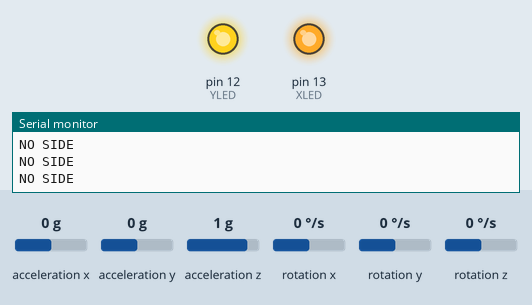
Recording of a sketch running on a simulated Arduino Uno, built with avr-gcc and run on an emulated ATmega328P. Parts: output pins drawn as LEDs (lit = HIGH), the last lines printed to the serial monitor. Inputs (shaded band) come from the test bench; at power-on: acceleration x 0 g, acceleration y 0 g, acceleration z 1 g, rotation x 0 °/s, rotation y 0 °/s, rotation z 0 °/s.

Above: at 1.2 s.
1.3 s: acceleration x set to -0.4 g
4.3 s: acceleration x set to -0.7 g
At 4.7 s:
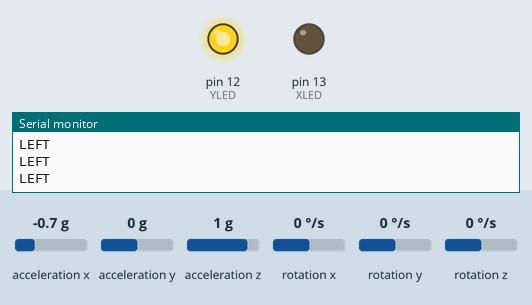
Timing chart, 0 to 7.3 s (numbered marks = the images above; inputs shaded):
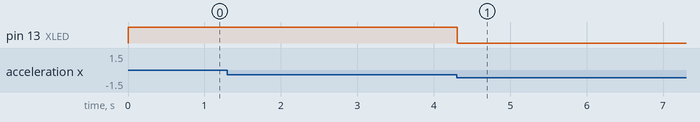

The sketch:

MPU6050__X_Y__Best_code.ino
```cpp
#include <MPU6050_tockn.h>
#include <Wire.h>
#define XLED 13
#define YLED 12
MPU6050 mpu6050(Wire);

long timer = 0;

void setup() {

  pinMode(XLED, OUTPUT);
  pinMode(YLED, OUTPUT);

  digitalWrite(XLED, HIGH);
  digitalWrite(YLED, HIGH);

  Serial.begin(9600);
  Wire.begin();
  mpu6050.begin();

}

void loop() {
  mpu6050.update();

  //Serial.print("accX : ");Serial.print(mpu6050.getAccX());
  //Serial.print("\taccY : ");Serial.println(mpu6050.getAccY());
  //Serial.print("\taccZ : ");Serial.println(mpu6050.getAccZ());

  if (mpu6050.getAccX() >= 0.70) {      //RIGHT
    digitalWrite(XLED, HIGH);
    Serial.println("RIGHT");
  }
  else if (mpu6050.getAccX() <= -0.60) {     //LEFT
    digitalWrite(XLED, LOW);
    Serial.println("LEFT");
  }
  else if (mpu6050.getAccY() <= -0.60) {    //UP
    digitalWrite(YLED, HIGH);
    Serial.println("UP");
  }
  else if (mpu6050.getAccY() >= 0.60) {    //DOWN
    digitalWrite(YLED, LOW);
    Serial.println("DOWN");
  }
  else
  {
    //digitalWrite(XLED, LOW);
    //digitalWrite(YLED, HIGH);
    Serial.println("NO SIDE");
  }
}
```

Measured:
- the behaviour switches between -0.5 and -0.6 g on acceleration x (found by bisection; images 0 and 1)
- after the input at 4.3 s, pin 13 (XLED): HIGH → LOW at once
